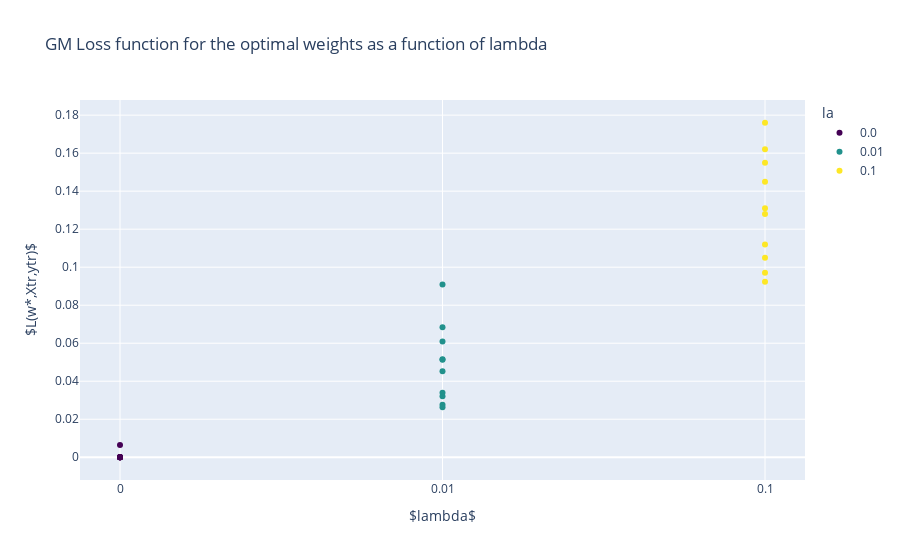

This figure's notebook cell:
### Markdown cell above
### L as a function of la

### Code cell
# plot a scatter plot of L* as a function of la
fig = px.scatter(df_gm, x='la', y='L*',
                    title='GM Loss function for the optimal weights as a function of lambda',
                    color='la',
                    color_discrete_sequence =['#440154', '#21918c', '#fde725'])
fig.update_layout(
    xaxis_title=r'$lambda$',
    yaxis_title=r'$L(w*,Xtr,ytr)$',
    xaxis_type='category'
)
fig.show()
# save the figure
fig.write_image("Images/GM_L_for_la.png")

### Figure 1 — Plotly figure (JSON) as saved in the notebook; plotly's stock layout.template omitted (floating-point values rounded to 4 significant figures)
{"data": [{"hovertemplate": "la=%{x}<br>L*=%{y}<extra></extra>", "legendgroup": "0.0", "marker": {"color": "#440154", "symbol": "circle"}, "mode": "markers", "name": "0.0", "orientation": "v", "showlegend": true, "type": "scatter", "x": [0, 0, 0, 0, 0, 0, 0, 0, 0, 0], "xaxis": "x", "y": [5.72e-07, 1.26e-06, 0.000137, 5e-07, 5.5e-07, 1.28e-06, 7.13e-07, 0.00646, 1.11e-05, 7.96e-07], "yaxis": "y"}, {"hovertemplate": "la=%{x}<br>L*=%{y}<extra></extra>", "legendgroup": "0.01", "marker": {"color": "#21918c", "symbol": "circle"}, "mode": "markers", "name": "0.01", "orientation": "v", "showlegend": true, "type": "scatter", "x": [0.01, 0.01, 0.01, 0.01, 0.01, 0.01, 0.01, 0.01, 0.01, 0.01], "xaxis": "x", "y": [0.0276, 0.0515, 0.0684, 0.0263, 0.0339, 0.0452, 0.0321, 0.0909, 0.0609, 0.0513], "yaxis": "y"}, {"hovertemplate": "la=%{x}<br>L*=%{y}<extra></extra>", "legendgroup": "0.1", "marker": {"color": "#fde725", "symbol": "circle"}, "mode": "markers", "name": "0.1", "orientation": "v", "showlegend": true, "type": "scatter", "x": [0.1, 0.1, 0.1, 0.1, 0.1, 0.1, 0.1, 0.1, 0.1, 0.1], "xaxis": "x", "y": [0.0971, 0.131, 0.162, 0.0923, 0.112, 0.128, 0.105, 0.176, 0.155, 0.145], "yaxis": "y"}], "layout": {"legend": {"title": {"text": "la"}, "tracegroupgap": 0}, "title": {"text": "GM Loss function for the optimal weights as a function of lambda"}, "xaxis": {"anchor": "y", "categoryarray": [0, 0.01, 0.1], "categoryorder": "array", "domain": [0, 1], "title": {"text": "$lambda$"}, "type": "category"}, "yaxis": {"anchor": "x", "domain": [0, 1], "title": {"text": "$L(w*,Xtr,ytr)$"}}}}
